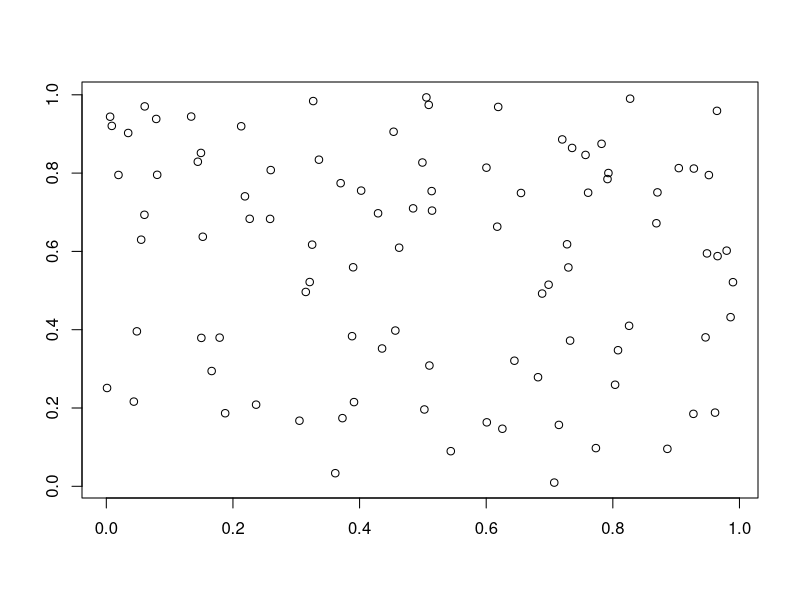

Write R code to recreate this figure.
## ---- chunk 1
knitr::opts_chunk$set(echo = TRUE)
## ---- chunk 2
set.seed(12345)
N <- rpois(1, lambda=90)
x <- runif(N)
y <- runif(N)
## ---- chunk 3
df <- data.frame(x=x, y=y)
## ---- chunk 4
plot(x,y, xlab='', ylab='')
